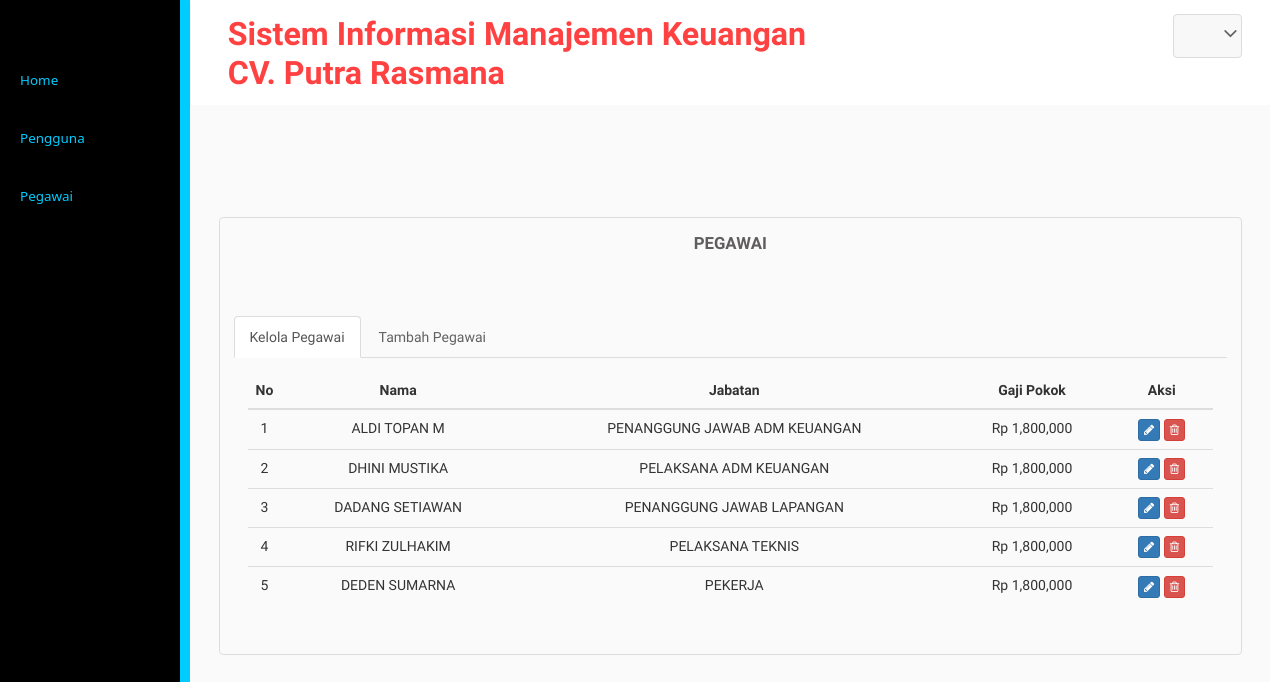
Screenshot of /admincv/pegawai.php (signed in) with the database file from the repository.
### tables this page shows
CREATE TABLE `gaji` (
  `id_pegawai` varchar(25) NOT NULL,
  `gaji` int(11) NOT NULL
);

CREATE TABLE `pegawai` (
  `id_pegawai` varchar(25) NOT NULL,
  `nama` varchar(56) NOT NULL,
  `jabatan` varchar(30) NOT NULL
);

### admincv/pegawai.php (the view, shortened to what this page needs)
<?php
include("libfunc.php");
include("../libfunc.php");
$link=koneksidb();
if(($_SESSION['logske']==true) && ($_SESSION['userske']!="")){
  ?>
  <div class="inner-block">
    <div class="table-agile-info">
      <div class="panel panel-default">
        <div class="chit-chat-heading">
          Pegawai
        </div>
        <br>
        <div class="horizontal-tab">
          <ul class="nav nav-tabs">
            <li class="active"><a href="#tab1" data-toggle="tab" aria-expanded="true">Kelola Pegawai</a></li>
            <li class=""><a href="#tab2" data-toggle="tab" aria-expanded="false">Tambah Pegawai</a></li>
          </ul>
          <div class="tab-content">
            <div class="tab-pane active" id="tab1">
              <div class="row">
                <div class="col-md-12">
                  <div class="table-responsive">
                    <table class="table table-hover">
                      <thead>
                        <tr>
                          <th style="width:20px;"><center>No</center></th>
                          <th><center>Nama</center></th>
                          <th><center>Jabatan</center></th>
                          <th><center>Gaji Pokok</center></th>
                          <th><center>Aksi</center></th>
                        </tr>
                      </thead>
                      <tbody>
                        <?php
                        $sql1="SELECT * FROM pegawai p INNER JOIN gaji g ON p.id_pegawai=g.id_pegawai";
                        $res1=mysqli_query($link,$sql1);
                        $i=1;
                        while($data1=mysqli_fetch_array($res1)){
                          ?>
                          <tr>
                            <td><center><?php echo $i;?></center></td>
                            <td><center><?php echo strtoupper($data1['nama']);?></center></td>
                            <td><center><?php echo strtoupper($data1['jabatan']);?></center></td>
                            <td><center>
                              <?php echo "Rp ".strtoupper(number_format($data1['gaji']));?>
                            </center></td>
                            <td><center>
                              <a class="logout" data-toggle="modal" href="#myModala<?php echo $i;?>"><button class="btn btn-primary btn-xs tombol-edit" data-idpeg="<?php echo $data1['id_pegawai'];  ?>"><i class="fa fa-pencil"></i></button></a>
							  <a href="hpegawai.php?&SDEdwdw=<?php echo base64_encode($data1['id_pegawai']);?>" onClick="return confirm('Apakah Anda Yakin Akan Menghapus Data?')"> <button class="btn btn-danger btn-xs"><i class="fa fa-trash-o "></i></button></a>
                            </center></td>
                          </tr>
                          <?php
                          $i++;
                        }
                        ?>
                      </table>
                    </div>
                  </div>
                </div>
              </div>
            </div>
          </div>
        </div>
      </div>
    </div>
  </div>
</div>
<?php
}else{
  header("Location: ../masuk.php");
}
?>

### rows the page displays
gaji: id_pegawai.nama "ALDI TOPAN M", id_pegawai.jabatan "PENANGGUNG JAWAB ADM KEUANGAN", gaji "1,800,000"
gaji: id_pegawai.nama "DHINI MUSTIKA", id_pegawai.jabatan "PELAKSANA ADM KEUANGAN", gaji "1,800,000"
gaji: id_pegawai.nama "DADANG SETIAWAN", id_pegawai.jabatan "PENANGGUNG JAWAB LAPANGAN", gaji "1,800,000"
gaji: id_pegawai.nama "RIFKI ZULHAKIM", id_pegawai.jabatan "PELAKSANA TEKNIS", gaji "1,800,000"
gaji: id_pegawai.nama "DEDEN SUMARNA", id_pegawai.jabatan "PEKERJA", gaji "1,800,000"
